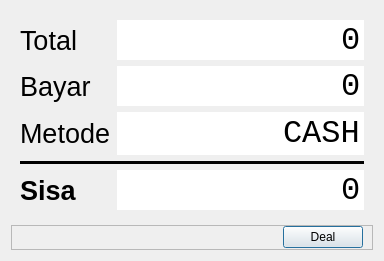
<?xml version="1.0" encoding="UTF-8"?>
<ui version="4.0">
 <class>PaymentInputDialog</class>
 <widget class="QDialog" name="PaymentInputDialog">
  <property name="geometry">
   <rect>
    <x>0</x>
    <y>0</y>
    <width>384</width>
    <height>261</height>
   </rect>
  </property>
  <property name="minimumSize">
   <size>
    <width>384</width>
    <height>261</height>
   </size>
  </property>
  <property name="maximumSize">
   <size>
    <width>384</width>
    <height>261</height>
   </size>
  </property>
  <property name="windowTitle">
   <string>Pembayaran</string>
  </property>
  <layout class="QVBoxLayout" name="verticalLayout">
   <item>
    <widget class="QFrame" name="frame1">
     <layout class="QFormLayout" name="formLayout">
      <item row="0" column="0">
       <widget class="QLabel" name="label">
        <property name="font">
         <font>
          <pointsize>20</pointsize>
         </font>
        </property>
        <property name="text">
         <string>Total </string>
        </property>
       </widget>
      </item>
      <item row="0" column="1">
       <widget class="QSpinBox" name="totalBox">
        <property name="font">
         <font>
          <family>Consolas</family>
          <pointsize>24</pointsize>
         </font>
        </property>
        <property name="frame">
         <bool>false</bool>
        </property>
        <property name="alignment">
         <set>Qt::AlignmentFlag::AlignRight|Qt::AlignmentFlag::AlignTrailing|Qt::AlignmentFlag::AlignVCenter</set>
        </property>
        <property name="readOnly">
         <bool>true</bool>
        </property>
        <property name="buttonSymbols">
         <enum>QAbstractSpinBox::ButtonSymbols::NoButtons</enum>
        </property>
        <property name="showGroupSeparator" stdset="0">
         <bool>true</bool>
        </property>
        <property name="maximum">
         <number>20000000</number>
        </property>
        <property name="value">
         <number>0</number>
        </property>
       </widget>
      </item>
      <item row="1" column="0">
       <widget class="QLabel" name="label_2">
        <property name="font">
         <font>
          <pointsize>20</pointsize>
         </font>
        </property>
        <property name="text">
         <string>Bayar </string>
        </property>
       </widget>
      </item>
      <item row="1" column="1">
       <widget class="QSpinBox" name="bayarBox">
        <property name="font">
         <font>
          <family>Consolas</family>
          <pointsize>24</pointsize>
         </font>
        </property>
        <property name="frame">
         <bool>false</bool>
        </property>
        <property name="alignment">
         <set>Qt::AlignmentFlag::AlignRight|Qt::AlignmentFlag::AlignTrailing|Qt::AlignmentFlag::AlignVCenter</set>
        </property>
        <property name="buttonSymbols">
         <enum>QAbstractSpinBox::ButtonSymbols::NoButtons</enum>
        </property>
        <property name="accelerated">
         <bool>true</bool>
        </property>
        <property name="showGroupSeparator" stdset="0">
         <bool>true</bool>
        </property>
        <property name="maximum">
         <number>20000000</number>
        </property>
        <property name="singleStep">
         <number>1000</number>
        </property>
       </widget>
      </item>
      <item row="4" column="1">
       <widget class="QSpinBox" name="sisaBox">
        <property name="font">
         <font>
          <family>Consolas</family>
          <pointsize>24</pointsize>
         </font>
        </property>
        <property name="frame">
         <bool>false</bool>
        </property>
        <property name="alignment">
         <set>Qt::AlignmentFlag::AlignRight|Qt::AlignmentFlag::AlignTrailing|Qt::AlignmentFlag::AlignVCenter</set>
        </property>
        <property name="readOnly">
         <bool>true</bool>
        </property>
        <property name="buttonSymbols">
         <enum>QAbstractSpinBox::ButtonSymbols::NoButtons</enum>
        </property>
        <property name="showGroupSeparator" stdset="0">
         <bool>true</bool>
        </property>
        <property name="maximum">
         <number>20000000</number>
        </property>
       </widget>
      </item>
      <item row="4" column="0">
       <widget class="QLabel" name="labelSisa">
        <property name="font">
         <font>
          <pointsize>20</pointsize>
          <bold>true</bold>
         </font>
        </property>
        <property name="text">
         <string>Sisa </string>
        </property>
       </widget>
      </item>
      <item row="3" column="0" colspan="2">
       <widget class="Line" name="line">
        <property name="frameShadow">
         <enum>QFrame::Shadow::Plain</enum>
        </property>
        <property name="lineWidth">
         <number>3</number>
        </property>
        <property name="midLineWidth">
         <number>12</number>
        </property>
        <property name="orientation">
         <enum>Qt::Orientation::Horizontal</enum>
        </property>
       </widget>
      </item>
      <item row="2" column="0">
       <widget class="QLabel" name="label_3">
        <property name="font">
         <font>
          <pointsize>20</pointsize>
         </font>
        </property>
        <property name="text">
         <string>Metode</string>
        </property>
       </widget>
      </item>
      <item row="2" column="1">
       <widget class="QLineEdit" name="methodLineEdit">
        <property name="font">
         <font>
          <family>Consolas</family>
          <pointsize>24</pointsize>
         </font>
        </property>
        <property name="text">
         <string>CASH</string>
        </property>
        <property name="frame">
         <bool>false</bool>
        </property>
        <property name="alignment">
         <set>Qt::AlignmentFlag::AlignRight|Qt::AlignmentFlag::AlignTrailing|Qt::AlignmentFlag::AlignVCenter</set>
        </property>
       </widget>
      </item>
     </layout>
    </widget>
   </item>
   <item>
    <widget class="QFrame" name="frame2">
     <property name="frameShape">
      <enum>QFrame::Shape::StyledPanel</enum>
     </property>
     <property name="frameShadow">
      <enum>QFrame::Shadow::Raised</enum>
     </property>
     <property name="midLineWidth">
      <number>0</number>
     </property>
     <layout class="QHBoxLayout" name="horizontalLayout">
      <property name="topMargin">
       <number>0</number>
      </property>
      <property name="bottomMargin">
       <number>0</number>
      </property>
      <item>
       <spacer name="horizontalSpacer">
        <property name="orientation">
         <enum>Qt::Orientation::Horizontal</enum>
        </property>
        <property name="sizeHint" stdset="0">
         <size>
          <width>213</width>
          <height>20</height>
         </size>
        </property>
       </spacer>
      </item>
      <item>
       <widget class="QPushButton" name="dealButton">
        <property name="text">
         <string>Deal</string>
        </property>
       </widget>
      </item>
     </layout>
    </widget>
   </item>
  </layout>
 </widget>
 <resources/>
 <connections/>
</ui>
